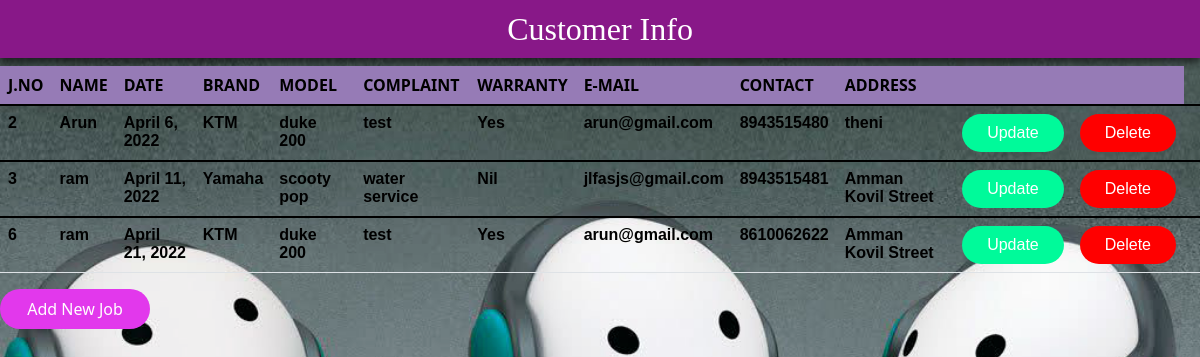
Page /show/ on the committed database.
### jobslip/models.py (models this page shows)
class Customer(models.Model):
    MY_CHOICE=[
        ('Royal enfield','Royal enfield'),
        ('KTM','KTM'),
        ('Yamaha','Yamaha'),
        ('TVS','TVS'),
        ('Bajaj','Bajaj'),
        ('Honda','Honda'),
    ]
    MY_WARRANTY=(
        ('Yes','Yes'),
        ('Nil','Nil'),
    )
    jno=models.AutoField(primary_key=True)
    date=models.DateField(auto_now_add=True)
    name=models.CharField(max_length=30)
    brand=models.CharField(max_length=50,choices=MY_CHOICE)
    model=models.CharField(max_length=10)
    complaint=models.TextField(blank=True)
    warranty=models.CharField(max_length=50,choices=MY_WARRANTY)
    email=models.EmailField()
    contact= models.IntegerField(blank=True)
    address=models.CharField(max_length=100)
    class Meta:
        db_table = 'Customer'

### jobslip/views.py (the view)
# urls.py: path('show/',views.show,name='show'),
def show(request):
    customer=Customer.objects.all()
    return render(request,'index.html',{'customer':customer})

### jobslip/templates/index.html (shortened to what this page needs)
{% load static %}
<html>
<head>
    <link href="https://cdn.jsdelivr.net/npm/bootstrap@5.1.1/dist/css/bootstrap.min.css" rel="stylesheet" />
    <link rel="stylesheet" type="text/css" href="{% static '/style.css' %}">
</head>
  <body>
      <table class="table caption-top">
        <h2>customer info</h2>
        <thead>
          <tr>
            <th>J.no</th>
            <th>Name</th>
            <th>Date</th>
            <th>Brand</th>
            <th>Model</th>
            <th>Complaint</th>
            <th>Warranty</th>
            <th>E-mail</th>
            <th>Contact</th>
            <th>Address</th>
            <th></th>
            <th></th>
          </tr>
        </thead>
        <tbody>
          <tr>
            {% for cus in customer %}
            <td>{{cus.jno}}</td>
            <td>{{cus.name}}</td>
            <td>{{cus.date}}</td>
            <td>{{cus.brand}}</td>
            <td>{{cus.model}}</td>
            <td>{{cus.complaint}}</td>
            <td>{{cus.warranty}}</td>
            <td>{{cus.email}}</td>
            <td>{{cus.contact}}</td>
            <td>{{cus.address}}</td>
            <td><a href="/update/{{cus.jno}}"><button class="button1">Update</button></a></td>
            <td><a href="/delete/{{cus.jno}}"><button class="button2">Delete</button></a><td>
          </tr>
        </tbody>
        {% endfor %}
        </table>
      <a href="/create">
        <button class="button4">Add New Job</button></a>
      </body>
    </html>

### jobslip/static/style.css (style rules this page uses)
h2 { background-color: #881888; border: 0px solid; padding: 10px; box-shadow: 0px 5px 8px rgba(0,0,0,0.6); color: white; text-transform: capitalize; font-family: 'Gill Sans', 'Gill Sans MT'; text-align: center; }
thead { font-weight: bold; text-transform: uppercase; color: #000; background-color: #967BB6; }
tbody { font-family: Verdana, Geneva, Tahoma, sans-serif; font-weight: 800; color: #000; }

### rows in the picture
Customer: jno "2", name "Arun", date "April 6, 2022", brand "KTM", model "duke 200", complaint "test", warranty "Yes", email "arun@gmail.com", contact "8943515480", address "theni"
Customer: jno "3", name "ram", date "April 11, 2022", brand "Yamaha", model "scooty pop", complaint "water service", warranty "Nil", email "jlfasjs@gmail.com", contact "8943515481", address "Amman Kovil Street"
Customer: jno "6", name "ram", date "April 21, 2022", brand "KTM", model "duke 200", complaint "test", warranty "Yes", email "arun@gmail.com", contact "8610062622", address "Amman Kovil Street"
